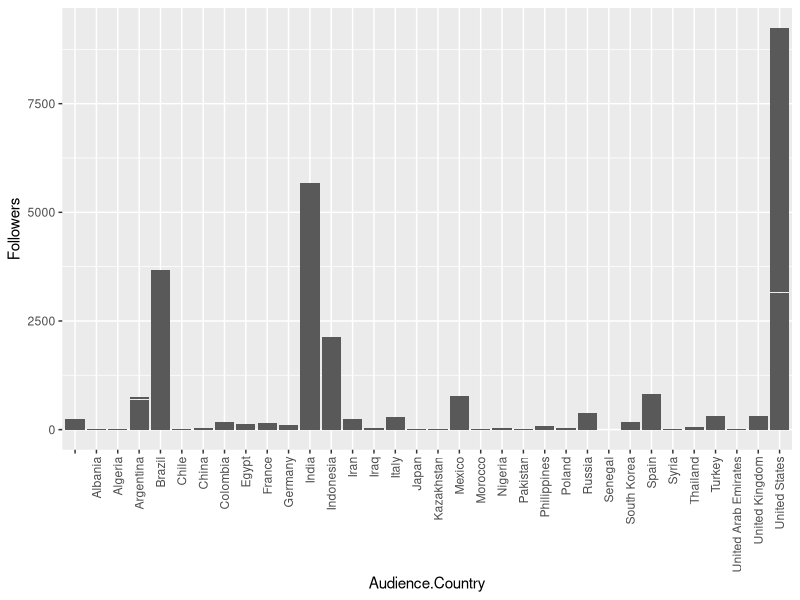
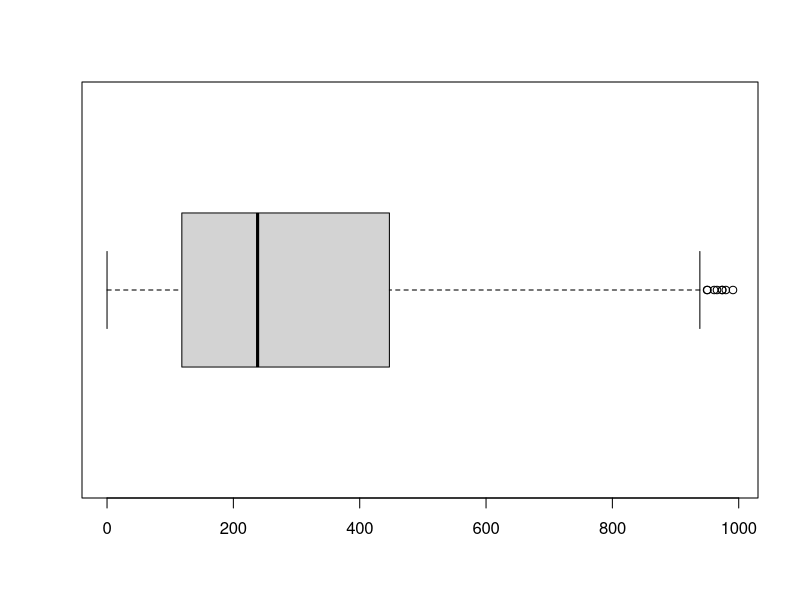

These charts were generated, in order, by the following R code:
## ---- chunk 1
#Install Package
install.packages("tidyverse")
install.packages("dplyr")
install.packages("ggplot2")
## ---- chunk 2
#Load the dataset
library(tidyverse)
library(dplyr)
library(ggplot2)
answer <- read.csv("top_1000_instagrammers.csv")
## ---- chunk 3
colnames(answer)
## ---- chunk 4

summary(answer)
## ---- chunk 5
glimpse(answer)
## ---- chunk 6
#Removing the Character "M" And "K" & Converting into numeric
answer$Authentic.Engagement <- gsub("M", "", answer$Authentic.Engagement)
answer$Authentic.Engagement <- gsub("K", "", answer$Authentic.Engagement)
answer$Engagement.Avg. <- gsub("M", "", answer$Engagement.Avg.)
answer$Engagement.Avg. <- gsub("K", "", answer$Engagement.Avg.)
answer$Followers <- gsub("M", "", answer$Followers)

answer$Engagement.Avg.<- as.numeric(answer$Engagement.Avg.)
answer$Authentic.Engagement<- as.numeric(answer$Authentic.Engagement)
answer$Followers<- as.numeric(answer$Followers)

glimpse(answer)
## ---- chunk 7
#Summary Statistics
summary(answer)
## ---- chunk 8
ggplot(answer,aes(x=Audience.Country,y=Followers))+geom_bar(stat='identity')+theme(axis.text.x = element_text(angle=90, vjust=.5, hjust=1))
## ---- chunk 9
boxplot(answer$Authentic.Engagement,horizontal=TRUE)
